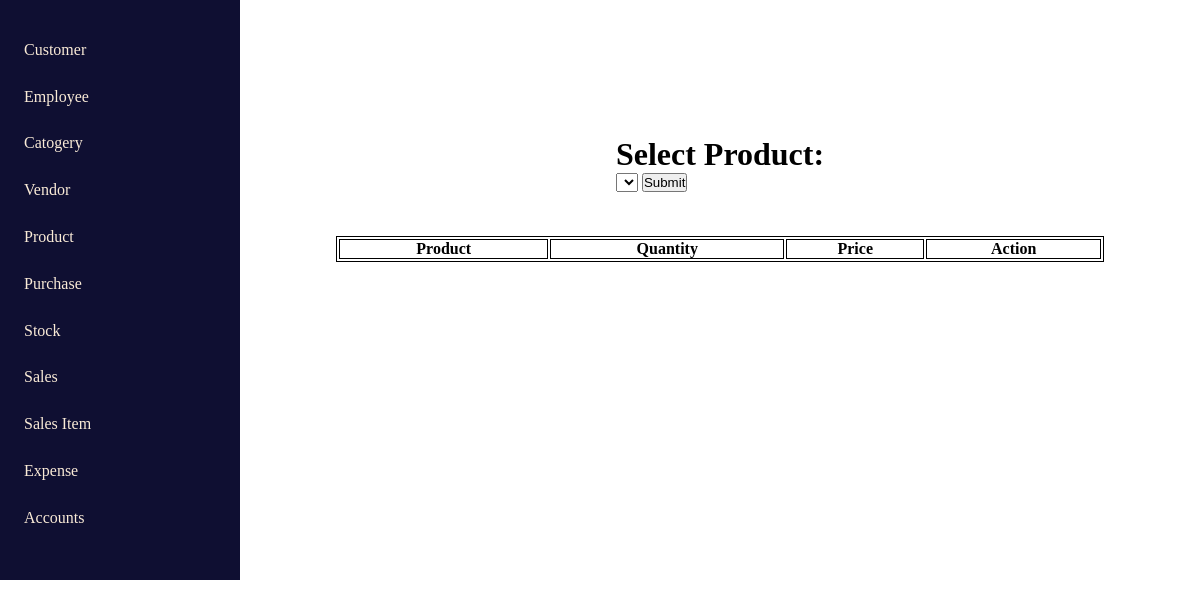
Page /stock on the earlier database version.
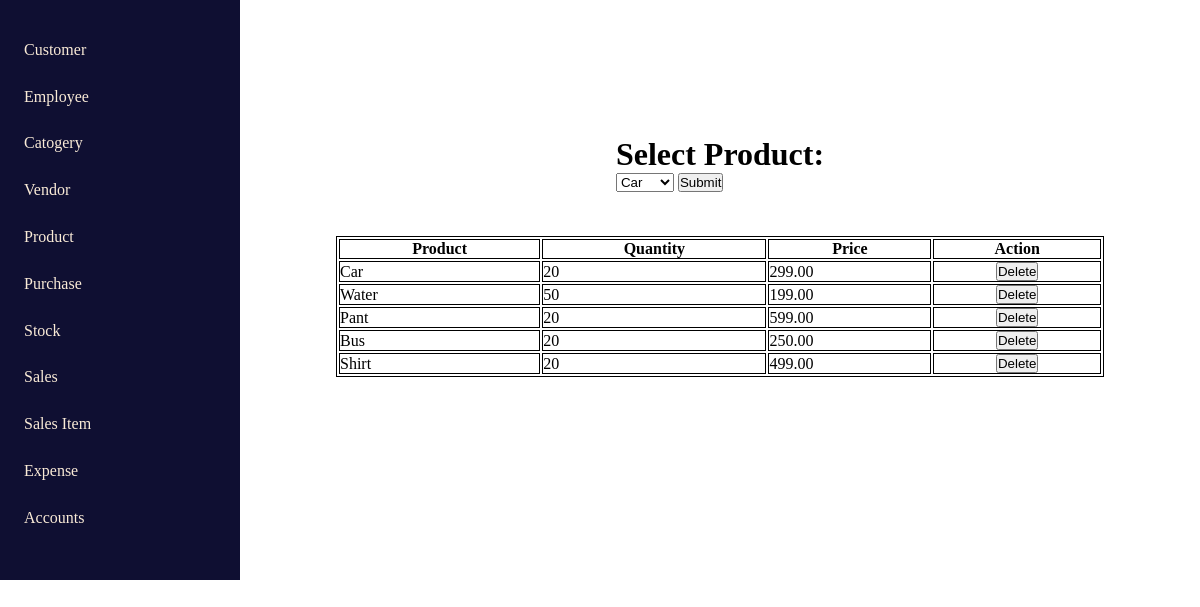
Same page on the later database version.
### home/models.py (models this page shows, shortened)
class StockData(models.Model):
    product = models.ForeignKey(productFormData, on_delete=models.CASCADE)
    total_quantity = models.IntegerField()
    selling_price = models.DecimalField(max_digits=10, decimal_places=2)

class productFormData(models.Model):
    product = models.ForeignKey(categoryFormData, on_delete=models.CASCADE)
    name = models.TextField(max_length=200)
    price = models.TextField(max_length=200)

### home/views.py (the view, shortened to what this page needs)
# urls.py: path('stock', stock, name='stock'),
def stock(request):
    products = productFormData.objects.all()
    stocks = StockData.objects.all()
    return render(request, 'stock.html', {'products': products, 'stocks': stocks})

### templates/stock.html (shortened to what this page needs)
{% extends "index.html" %}
{% block stock_content %}
<div class="table_container">
<div class="table_container1">
    <form method="post">
        <h1>Select Product:</h1>
        <select name="product">
            {% for product in products %}
            <option value="{{ product.id }}">{{ product.name }}</option>
            {% endfor %}
        </select>
        <button class='' type="submit">Submit</button>
    </form>
</div>
<div class="table_container2">
    <table>
        <tr>
            <th>Product</th>
            <th>Quantity</th>
            <th>Price</th>
            <th>Action</th>
        </tr>
        {% for stock in stocks %}
        <tr>
            <td>{{ stock.product.name }}</td>
            <td>{{ stock.total_quantity }}</td>
            <td>{{ stock.selling_price }}</td>
            <td class="action">
                <button><a href="{% url 'deleteDataStock' stock.id %}" style = "color : black;">Delete</a></button>
            </td>
        </tr>
        {% endfor %}
    </table>
</div>
</div>
{% endblock stock_content %}

Differences in the rows shown:
added StockData: product.name "Car", total_quantity "20", selling_price "299.00"
added StockData: product.name "Water", total_quantity "50", selling_price "199.00"
added StockData: product.name "Pant", total_quantity "20", selling_price "599.00"
added StockData: product.name "Bus", total_quantity "20", selling_price "250.00"
added StockData: product.name "Shirt", total_quantity "20", selling_price "499.00"
Other differences:
form field product: (not shown) → "Car"
